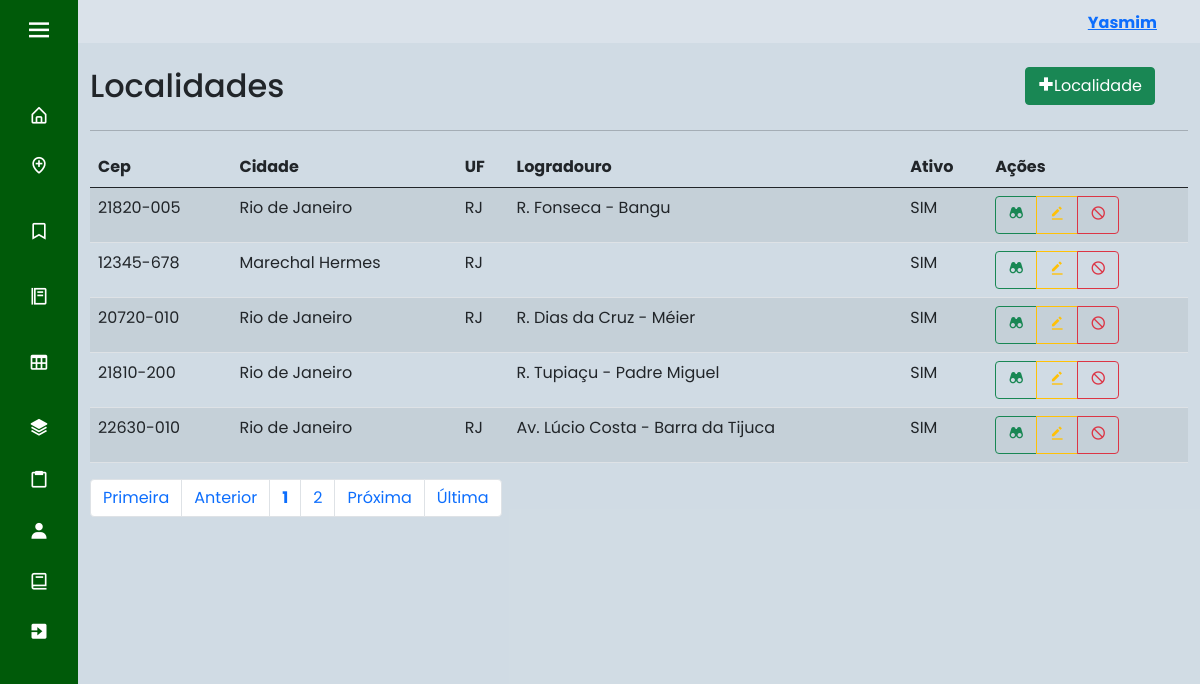
Page /index.php?page=lista_local (signed in) on the committed database.
### tables this page shows
CREATE TABLE IF NOT EXISTS `usuario` (
  `id_cli` int(11) NOT NULL AUTO_INCREMENT,
  `nome` varchar(45) NOT NULL,
  `email` varchar(45) NOT NULL,
  `senha` varchar(100) NOT NULL,
  `nivel` int(1) DEFAULT NULL,
  `ativo` tinyint(1) DEFAULT NULL,
  `foto` varchar(220) DEFAULT NULL,
  PRIMARY KEY (`id_cli`),
  KEY `nivel` (`nivel`)
);

CREATE TABLE IF NOT EXISTS `localidade` (
  `cep` varchar(10) NOT NULL,
  `cidade` varchar(50) NOT NULL,
  `uf` char(2) NOT NULL,
  `ativo` tinyint(1) DEFAULT NULL,
  `logradouro` varchar(100) DEFAULT NULL,
  PRIMARY KEY (`cep`)
);

### sis/localidade/lista_local.php (the view, shortened to what this page needs)
<div id="main" class="container-fluid">
	<div id="top" class="row">
		<div class="col-md-10">
			<h2>Localidades</h2>
		</div>
		<div class="col-md-2">
			<a href="?page=fcad_local" class="btn btn-success pull-right h2"><i class='bx bx-plus-medical'></i>Localidade</a>
		</div>
	</div>
	<hr/>
	<div id="bloco-list-pag">
		<div id="list" class="row">
			<div class="table-responsive col-xs-12">
				<?php
					$quantidade = 5;
					$pagina = (isset($_GET['pagina'])) ? (int)$_GET['pagina'] : 1;
					$inicio = ($quantidade * $pagina) - $quantidade;
					$data_all = mysqli_query($con, "select * from localidade order by cep asc limit $inicio, $quantidade;") or die(mysqli_error());
					echo "<table class='table table-striped' cellspacing='0' cellpading='0'>";
					echo "<thead><tr>";
					echo "<td><strong>Cep</strong></td>";
					echo "<td><strong>Cidade</strong></td>";
					echo "<td><strong>UF</strong></td>";
					echo "<td><strong>Logradouro</strong></td>";
					echo "<td><strong>Ativo</strong></td>";
					echo "<td class='actions'><strong>Ações</strong></td>";
					echo "</tr></thead><tbody>";
					while($info = mysqli_fetch_array($data_all)){
						echo "<tr>";
						echo "<td>".$info['cep']."</td>";
						echo "<td>".$info['cidade']."</td>";
						echo "<td>".$info['uf']."</td>";
						echo "<td>".$info['logradouro']."</td>";
						if($info['ativo'] == 1){
							echo "<td>SIM</td>";
						}else if($info['ativo'] == 0){
							echo "<td>NÃO</td>";
						}
						echo "<td><div class='btn-group btn-group-xs'>";
						echo "<a class='btn btn-outline-success btn-xs' href=?page=view_local&cep=".$info['cep']."> <i class='bx bxs-binoculars'></i> </a>";
						echo "<a class='btn btn-outline-warning btn-xs' href=?page=fedit_local&cep=".$info['cep']."> <i class='bx bxs-edit-alt'></i> </a>";
						if($info['ativo'] == 1){
							echo "<a class='btn btn-outline-danger btn-xs'  href=?page=block_local&cep=".$info['cep']."> <i class='bx bx-block'></i> </a>";
						}else if($info['ativo'] == 0){
							echo "<a class='btn btn-outline-success btn-xs'  href=?page=ativa_local&cep=".$info['cep']."><i class='bx bx-lock-open'></i></a></div></td>";
						}
					}
					echo "</tr></tbody></table>";
				?>
			</div>
		</div>
		<div id="bottom" class="row">
			<div class="col-md-12">
				<?php
					$sqlTotal 		= "select cep from localidade;";
					$qrTotal  		= mysqli_query($con, $sqlTotal) or die (mysqli_error());
					$numTotal 		= mysqli_num_rows($qrTotal);
					$totalpagina = (ceil($numTotal/$quantidade)<=0) ? 1 : ceil($numTotal/$quantidade);
					$exibir = 3;
					$anterior = (($pagina-1) <= 0) ? 1 : $pagina - 1;
					$posterior = (($pagina+1) >= $totalpagina) ? $totalpagina : $pagina+1;
					echo "<ul class='pagination'>";
					echo "<li class='page-item'><a class='page-link' href='?page=lista_local&pagina=1'> Primeira</a></li> ";
					echo "<li class='page-item'><a class='page-link' href=\"?page=lista_local&pagina=$anterior\"> Anterior</a></li> ";
					echo "<li class='page-item'><a class='page-link' href='?page=lista_local&pagina=".$pagina."'><strong>".$pagina."</strong></a></li> ";
					for($i = $pagina+1; $i < $pagina+$exibir; $i++){
						if($i <= $totalpagina)
						echo "<li class='page-item'><a class='page-link' href='?page=lista_local&pagina=".$i."'> ".$i." </a></li> ";
					}
					echo "<li class='page-item'><a class='page-link' href=\"?page=lista_local&pagina=$posterior\"> Pr&oacute;xima</a></li> ";
					echo "<li class='page-item'><a class='page-link' href=\"?page=lista_local&pagina=$totalpagina\"> &Uacute;ltima</a></li></ul>";
				?>
			</div>
		</div>
	</div>
</div>

### index.php (shortened to what this page needs)
<!doctype html>
<html lang="pt-br">
  <head>
    <link rel="stylesheet" href="css/style.css">
    <link href='https://unpkg.com/boxicons@2.0.7/css/boxicons.min.css' rel='stylesheet'>
    <link href="https://cdn.jsdelivr.net/npm/bootstrap@5.0.2/dist/css/bootstrap.min.css" rel="stylesheet">
  </head>
  <body>
    <?php
      include "base/config.php";
      switch($_SESSION['UsuarioNivel']){
        case 3: include "base/sidebar3.php"; break; exit;
      }
    ?>
  <section class="home-section">
      <nav class="navbar navbar-expand-sm" style="background-color: rgba(255, 255, 255, 0.2);">
      <?php
          if(isset($_SESSION["UsuarioID"])) {
              $usuario_id = $_SESSION["UsuarioID"];
          } else{
              header("location: base/login.php");
              exit;
          }
          $sql = "select * from usuario where id_cli = '$usuario_id'";
          $result = mysqli_query($con, $sql);
          if($result){
            $row = mysqli_fetch_assoc($result);
            $nome = $row['nome'];
      ?>
        <ul class="navbar-nav" style="margin-left: 90%;">
          <li class="nav-item" style="font-weight: bold; margin-top: 5%">
            <a href="base/dados.php"><?php echo'' .$nome. '';?></a>
          </li>
        </ul>
      </nav>
      <br>
      <?php
        } else{
              echo "Erro na consulta:" .mysqli_error($con);
            }
      ?>
    <?php
      include "base/ch_pages.php";
    ?>
    </section>
  </body>
</html>

### css/style.css (style rules this page uses)
* { margin: 0; padding: 0; box-sizing: border-box; font-family: 'Poppins', sans-serif; }
.home-section { position: relative; background: #184e7733; height: 100vh; left: 260px; width: calc(100% - 260px); transition: all 0.5s ease; }
.sidebar.close ~ .home-section { left: 78px; width: calc(100% - 78px); }

### rows in the picture
usuario: nome "Yasmim"
localidade: cep "21820-005", cidade "Rio de Janeiro", uf "RJ", logradouro "R. Fonseca - Bangu", ativo "SIM"
localidade: cep "12345-678", cidade "Marechal Hermes", uf "RJ", ativo "SIM"
localidade: cep "20720-010", cidade "Rio de Janeiro", uf "RJ", logradouro "R. Dias da Cruz - Méier", ativo "SIM"
localidade: cep "21810-200", cidade "Rio de Janeiro", logradouro "R. Tupiaçu - Padre Miguel", ativo "SIM"
localidade: cep "22630-010", cidade "Rio de Janeiro", uf "RJ", logradouro "Av. Lúcio Costa - Barra da Tijuca", ativo "SIM"

### other values in the picture
$pagina "1"
